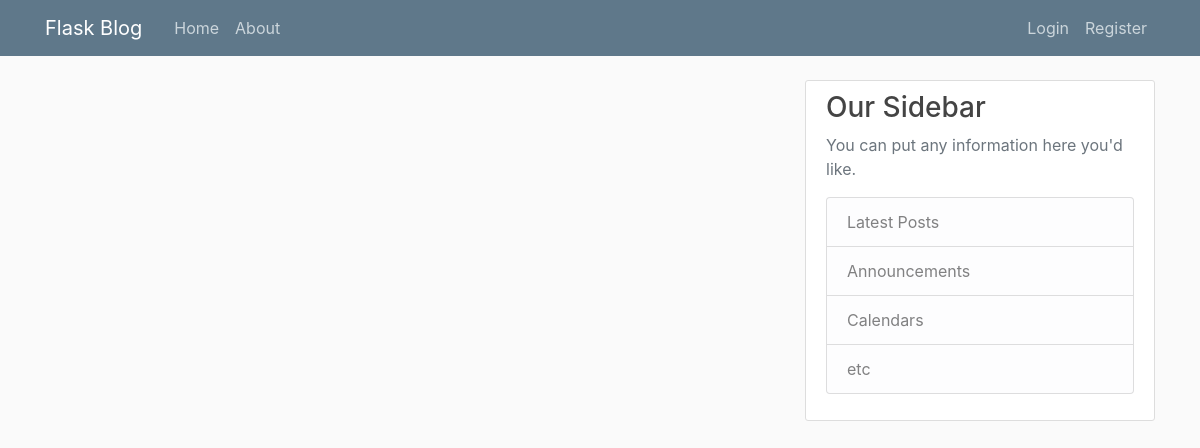
Page /home on the earlier database version.
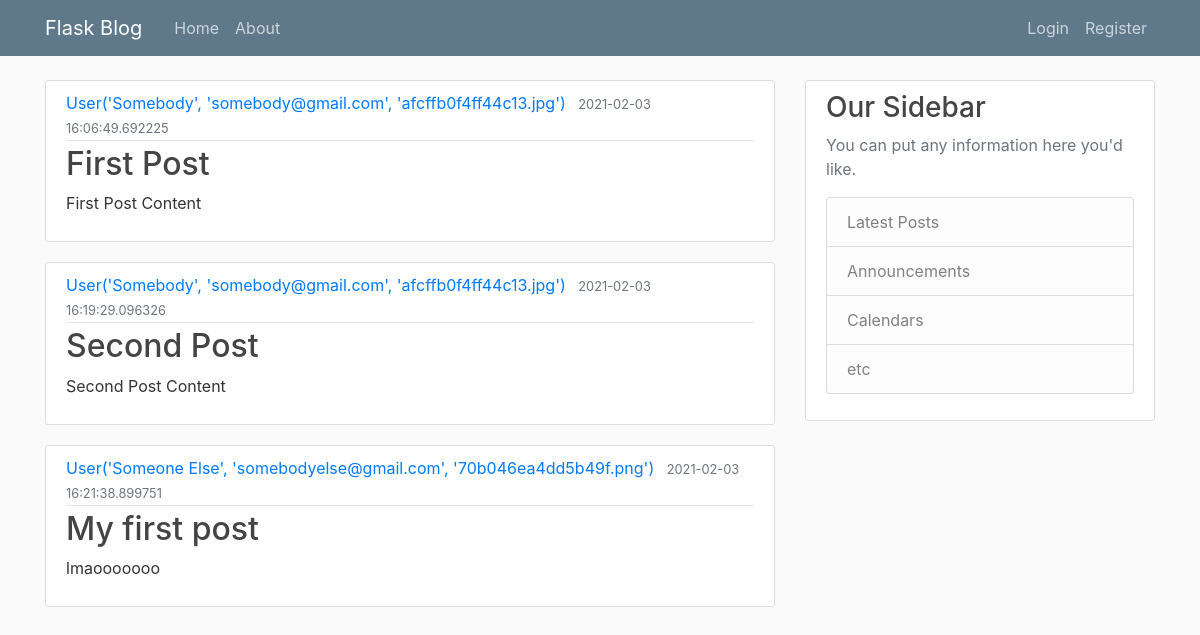
Same page on the later database version.
### flaskblog/models.py (models this page shows, shortened)
class Post(db.Model):
    id = db.Column(db.Integer, primary_key=True)
    title = db.Column(db.String(100), nullable=False)
    date_posted = db.Column(db.DateTime, nullable=False, default=datetime.utcnow)
    content = db.Column(db.Text, nullable=False)
    user_id = db.Column(db.Integer, db.ForeignKey('user.id'), nullable=False)

class User(db.Model, UserMixin):
    id = db.Column(db.Integer, primary_key=True)
    username = db.Column(db.String(20), unique=True, nullable=False)
    email = db.Column(db.String(120), unique=True, nullable=False)
    image_file = db.Column(db.String(20), nullable=False, default='default.jpg')
    password = db.Column(db.String(60), nullable=False)
    posts = db.relationship('Post', backref='author', lazy=True)
    def __repr__(self):
        return f"User('{self.username}', '{self.email}', '{self.image_file}')"

### flaskblog/routes.py (the view)
@app.route("/")
@app.route("/home")
def home():
    posts = Post.query.all()
    return render_template('home.html', posts=posts)

### flaskblog/templates/home.html
{% extends "layout.html" %}
{% block content %}
{% for post in posts %}
<article class="media content-section">
  <div class="media-body">
    <div class="article-metadata">
      <a class="mr-2" href="#">{{ post.author }}</a>
      <small class="text-muted">{{ post.date_posted }}</small>
    </div>
    <h2><a class="article-title" href="#">{{ post.title }}</a></h2>
    <p class="article-content">{{ post.content }}</p>
  </div>
</article>
{% endfor %}
{% endblock content %}

### flaskblog/templates/layout.html (shortened to what this page needs)
<!DOCTYPE html>
<html>
  <head>
    <link rel="stylesheet" href="https://maxcdn.bootstrapcdn.com/bootstrap/4.0.0/css/bootstrap.min.css">
    <link rel="stylesheet" type="text/css" href="{{ url_for('static', filename='main.css') }}">
  </head>
  <body>
    <header class="site-header">
      <nav class="navbar navbar-expand-md navbar-dark bg-steel fixed-top">
        <div class="container">
          <a class="navbar-brand mr-4" href="/">Flask Blog</a>
          <div class="collapse navbar-collapse" id="navbarToggle">
            <div class="navbar-nav mr-auto">
              <a class="nav-item nav-link" href="{{ url_for('home') }}">Home</a>
              <a class="nav-item nav-link" href="{{ url_for('about') }}">About</a>
            </div>
            <div class="navbar-nav">
	      {% if current_user.is_authenticated %}
              <a class="nav-item nav-link" href="{{ url_for('new_post') }}">New Post</a>
              <a class="nav-item nav-link" href="{{ url_for('account') }}">My Account</a>
              <a class="nav-item nav-link" href="{{ url_for('logout') }}">Logout</a>
	      {% else %}
              <a class="nav-item nav-link" href="{{ url_for('login') }}">Login</a>
              <a class="nav-item nav-link" href="{{ url_for('register') }}">Register</a>
	      {% endif %}
            </div>
          </div>
        </div>
      </nav>
    </header>
    <main role="main" class="container">
      <div class="row">
        <div class="col-md-8">
          {% block content %}{% endblock %}
        </div>
        <div class="col-md-4">
          <div class="content-section">
            <h3>Our Sidebar</h3>
            <p class='text-muted'>You can put any information here you'd like.
              <ul class="list-group">
                <li class="list-group-item list-group-item-light">Latest Posts</li>
                <li class="list-group-item list-group-item-light">Announcements</li>
                <li class="list-group-item list-group-item-light">Calendars</li>
                <li class="list-group-item list-group-item-light">etc</li>
              </ul>
            </p>
          </div>
        </div>
      </div>
    </main>
  </body>
</html>

### flaskblog/static/main.css (style rules this page uses)
body { background: #fafafa; color: #333333; margin-top: 5rem; }
h1, h2, h3, h4, h5, h6 { color: #444444; }
.bg-steel { background-color: #5f788a; }
.site-header .navbar-nav .nav-link { color: #cbd5db; }
.content-section { background: #ffffff; padding: 10px 20px; border: 1px solid #dddddd; border-radius: 3px; margin-bottom: 20px; }
.article-title { color: #444444; }
.article-content { white-space: pre-line; }
.article-metadata { padding-bottom: 1px; margin-bottom: 4px; border-bottom: 1px solid #e3e3e3 }

Differences in the rows shown:
added Post: author "User('Somebody', 'somebody@gmail.com', 'afcffb0f4ff44c13.jpg')", date_posted "2021-02-03 16:06:49.692225", title "First Post", content "First Post Content"
added Post: author "User('Somebody', 'somebody@gmail.com', 'afcffb0f4ff44c13.jpg')", date_posted "2021-02-03 16:19:29.096326", title "Second Post", content "Second Post Content"
added Post: author "User('Someone Else', 'somebodyelse@gmail.com', '70b046ea4dd5b49f.png')", date_posted "2021-02-03 16:21:38.899751", title "My first post", content "lmaooooooo"
